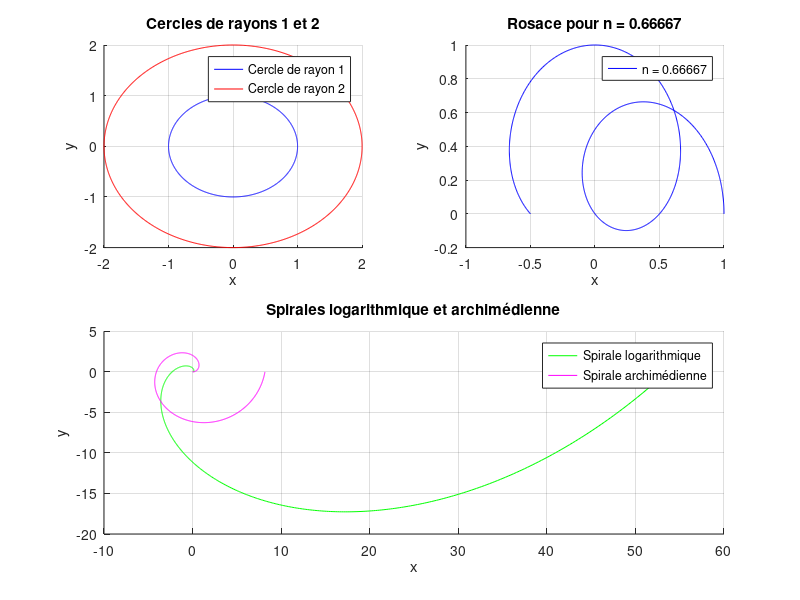

Reproduce this figure in MATLAB.
% Exercice 7

% Paramètres
theta = linspace(0, 2*pi, 1000);

% Figure 1: Cercles
figure;
subplot(2,2,1);
hold on;
% Cercle de rayon 1 en bleu
x1 = cos(theta);
y1 = sin(theta);
plot(x1, y1, 'b', 'DisplayName', 'Cercle de rayon 1');
% Cercle de rayon 2 en rouge
x2 = 2*cos(theta);
y2 = 2*sin(theta);
plot(x2, y2, 'r', 'DisplayName', 'Cercle de rayon 2');
title('Cercles de rayons 1 et 2');
xlabel('x');
ylabel('y');
legend;
grid on;
hold off;

% Figure 2: Spirales
subplot(2,2,3:4);
hold on;
% Spirale logarithmique r = a*e^(theta)
a = 0.1;
r_log = a * exp(theta);
x_log = r_log .* cos(theta);
y_log = r_log .* sin(theta);
plot(x_log, y_log, 'g', 'DisplayName', 'Spirale logarithmique');

% Spirale archimédienne r = 1.3*theta
r_arch = 1.3 * theta;
x_arch = r_arch .* cos(theta);
y_arch = r_arch .* sin(theta);
plot(x_arch, y_arch, 'm', 'DisplayName', 'Spirale archimédienne');
title('Spirales logarithmique et archimédienne');
xlabel('x');
ylabel('y');
legend;
grid on;
hold off;

% Figure 3: Rosace
subplot(2,2,2);
hold on;
n = 2/3; 
r_rosace = cos(n * theta);
x_rosace = r_rosace .* cos(theta);
y_rosace = r_rosace .* sin(theta);
plot(x_rosace, y_rosace, 'b', 'DisplayName', ['n = ' num2str(n)]);
title(['Rosace pour n = ' num2str(n)]);
xlabel('x');
ylabel('y');
legend;
grid on;
hold off;
